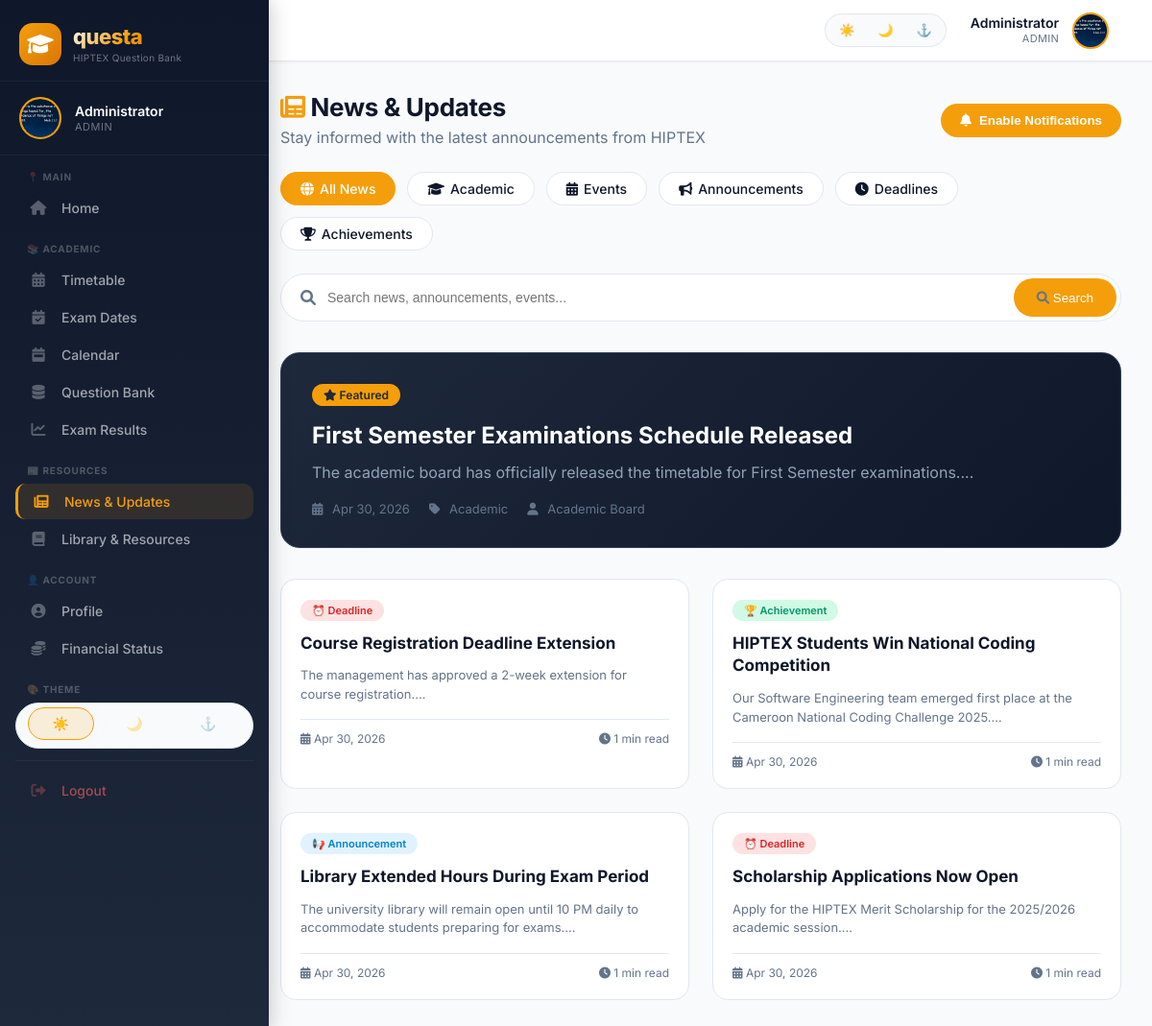
The app's page /news.php (signed in) with its own data.
### tables this page shows
CREATE TABLE `users` (
  `id` int(11) NOT NULL,
  `name` varchar(100) NOT NULL,
  `email` varchar(100) NOT NULL,
  `password` varchar(255) NOT NULL,
  `role` enum('admin','lecturer','student') DEFAULT 'student',
  `matricule` varchar(50) DEFAULT NULL,
  `department_id` int(11) DEFAULT NULL,
  `avatar` varchar(255) DEFAULT NULL,
  `created_at` datetime DEFAULT current_timestamp()
);

CREATE TABLE `news` (
  `id` int(11) NOT NULL,
  `title` varchar(255) NOT NULL,
  `content` text NOT NULL,
  `excerpt` varchar(500) DEFAULT NULL,
  `category` enum('academic','event','announcement','deadline','achievement') DEFAULT 'announcement',
  `featured` tinyint(4) DEFAULT 0,
  `author_name` varchar(100) DEFAULT NULL,
  `view_count` int(11) DEFAULT 0,
  `created_at` timestamp NOT NULL DEFAULT current_timestamp()
);

### includes/config.php (called while the page is built, shortened)
<?php
function getCurrentUser($pdo) {
    try {
        $stmt = $pdo->prepare("SELECT * FROM users WHERE id = ?");
        $stmt->execute([$_SESSION['user_id']]);
        return $stmt->fetch();
    } catch (PDOException $e) {
        return null;
    }
}

### news.php (the view, shortened to what this page needs)
<?php
require_once 'includes/config.php';
$category = isset($_GET['category']) ? $_GET['category'] : 'all';
$search = isset($_GET['search']) ? trim($_GET['search']) : '';
$query = "SELECT * FROM news WHERE 1=1";
$params = [];
$query .= " ORDER BY featured DESC, created_at DESC";
$stmt = $pdo->prepare($query);
$stmt->execute($params);
$allNews = $stmt->fetchAll();
$featuredNews = [];
$regularNews = [];
foreach ($allNews as $news) {
    if ($news['featured'] == 1) {
        $featuredNews[] = $news;
    } else {
        $regularNews[] = $news;
    }
}
include 'includes/header.php';
include 'includes/sidebar.php';
?>
<div class="main-content">
    <div class="page-header">
        <div class="page-header-left">
            <h1><i class="fas fa-newspaper" style="color: #f59e0b;"></i> News & Updates</h1>
            <p>Stay informed with the latest announcements from HIPTEX</p>
        </div>
        <button class="notif-btn" id="enableNewsNotifications">
            <i class="fas fa-bell"></i> Enable Notifications
        </button>
    </div>
    <div class="category-filters">
        <a href="?category=all" class="filter-btn <?php echo $category == 'all' ? 'active' : ''; ?>">
            <i class="fas fa-globe"></i> All News
        </a>
        <a href="?category=academic" class="filter-btn <?php echo $category == 'academic' ? 'active' : ''; ?>">
            <i class="fas fa-graduation-cap"></i> Academic
        </a>
        <a href="?category=event" class="filter-btn <?php echo $category == 'event' ? 'active' : ''; ?>">
            <i class="fas fa-calendar-alt"></i> Events
        </a>
        <a href="?category=announcement" class="filter-btn <?php echo $category == 'announcement' ? 'active' : ''; ?>">
            <i class="fas fa-bullhorn"></i> Announcements
        </a>
        <a href="?category=deadline" class="filter-btn <?php echo $category == 'deadline' ? 'active' : ''; ?>">
            <i class="fas fa-clock"></i> Deadlines
        </a>
        <a href="?category=achievement" class="filter-btn <?php echo $category == 'achievement' ? 'active' : ''; ?>">
            <i class="fas fa-trophy"></i> Achievements
        </a>
    </div>
    <div class="search-bar">
        <i class="fas fa-search"></i>
        <form method="GET" action="">
            <input type="text" name="search" placeholder="Search news, announcements, events..." value="<?php echo htmlspecialchars($search); ?>">
            <button type="submit"><i class="fas fa-search"></i> Search</button>
        </form>
    </div>
    <?php if (count($allNews) == 0): ?>
        <div class="empty-state">
            <i class="fas fa-newspaper"></i>
            <h3>No news found</h3>
            <p>Try adjusting your search or filter</p>
        </div>
    <?php else: ?>
    <?php if (!empty($featuredNews) && $category == 'all' && !$search): ?>
        <?php $featured = $featuredNews[0]; ?>
        <div class="featured-news" onclick="openNewsModal(<?php echo $featured['id']; ?>)">
            <div class="featured-badge"><i class="fas fa-star"></i> Featured</div>
            <h2><?php echo htmlspecialchars($featured['title']); ?></h2>
            <p><?php echo htmlspecialchars($featured['excerpt'] ?: substr($featured['content'], 0, 150)); ?>...</p>
            <div class="featured-meta">
                <span><i class="fas fa-calendar-alt"></i> <?php echo date('M d, Y', strtotime($featured['created_at'])); ?></span>
                <span><i class="fas fa-tag"></i> <?php echo ucfirst($featured['category']); ?></span>
                <span><i class="fas fa-user"></i> <?php echo htmlspecialchars($featured['author_name']); ?></span>
            </div>
        </div>
    <?php endif; ?>
    <div class="news-grid">
        <?php foreach ($regularNews as $news): ?>
            <div class="news-card" onclick="openNewsModal(<?php echo $news['id']; ?>)">
                <div class="news-category category-<?php echo $news['category']; ?>">
                    <?php
                    $catIcons = [
                        'academic' => '📚',
                        'event' => '🎉',
                        'announcement' => '📢',
                        'deadline' => '⏰',
                        'achievement' => '🏆'
                    ];
                    echo $catIcons[$news['category']] . ' ' . ucfirst($news['category']);
                    ?>
                </div>
                <h3><?php echo htmlspecialchars($news['title']); ?></h3>
                <p class="news-excerpt"><?php echo htmlspecialchars($news['excerpt'] ?: substr($news['content'], 0, 100)); ?>...</p>
                <div class="news-meta">
                    <span class="date"><i class="fas fa-calendar-alt"></i> <?php echo date('M d, Y', strtotime($news['created_at'])); ?></span>
                    <span class="read-time"><i class="fas fa-clock"></i> <?php echo ceil(strlen($news['content']) / 1000); ?> min read</span>
                </div>
            </div>
        <?php endforeach; ?>
    </div>
    <?php endif; ?>
</div>
<?php include 'includes/footer.php'; ?>

### includes/header.php (shortened to what this page needs)
<?php
$currentUser = getCurrentUser($pdo);
?>
<!DOCTYPE html>
<html lang="en">
<head>
    <link rel="stylesheet" href="https://cdnjs.cloudflare.com/ajax/libs/font-awesome/6.0.0-beta3/css/all.min.css">
    <link rel="stylesheet" href="assets/css/styles.css">
</head>
<body>
<div class="top-header">
    <div class="top-header-left">
        <div class="top-header-title">
            Questa <span>HIPTEX</span>
        </div>
    </div>
    <div class="top-header-right">
        <div class="header-theme-switcher">
            <button class="header-theme-btn" data-theme="light" onclick="setTheme('light')" title="Light Theme">☀️</button>
            <button class="header-theme-btn" data-theme="dark" onclick="setTheme('dark')" title="Dark Theme">🌙</button>
            <button class="header-theme-btn" data-theme="navy" onclick="setTheme('navy')" title="Navy Theme">⚓</button>
        </div>
        <a href="profile.php" class="header-user">
            <div class="header-user-info">
                <div class="header-user-name" id="headerUserName">
                    <?php echo htmlspecialchars($currentUser['name'] ?? 'User'); ?>
                </div>
                <div class="header-user-role" id="headerUserRole">
                    <?php echo ucfirst($currentUser['role'] ?? 'student'); ?>
                </div>
            </div>
            <div class="header-avatar" id="headerAvatar">
                <?php
                if (!empty($currentUser['avatar']) && file_exists($currentUser['avatar'])) {
                    echo '<img src="' . $currentUser['avatar'] . '" style="width:100%;height:100%;border-radius:50%;object-fit:cover;">';
                } else {
                    $initials = strtoupper(substr($currentUser['name'] ?? 'U', 0, 1));
                    echo $initials;
                }
                ?>
            </div>
        </a>
    </div>
</div>

### includes/sidebar.php (shortened to what this page needs)
<?php
$currentUser = getCurrentUser($pdo);
$currentPage = basename($_SERVER['PHP_SELF']);
?>
<div class="sidebar" id="sidebar">
    <div class="sidebar-overlay-content">
        <div class="sidebar-header">
            <div class="sidebar-logo">
                <div class="sidebar-logo-icon">
                    <i class="fas fa-graduation-cap"></i>
                </div>
                <div class="sidebar-logo-text">
                    <h2>questa</h2>
                    <p>HIPTEX Question Bank</p>
                </div>
            </div>
        </div>
        <div class="sidebar-profile">
            <div class="sidebar-avatar" id="sidebarAvatar">
                <?php
                if (!empty($currentUser['avatar']) && file_exists($currentUser['avatar'])) {
                    echo '<img src="' . $currentUser['avatar'] . '" alt="Profile" style="width:100%;height:100%;border-radius:50%;object-fit:cover;">';
                } else {
                    $initials = strtoupper(substr($currentUser['name'] ?? 'U', 0, 1));
                    echo $initials;
                }
                ?>
            </div>
            <div class="sidebar-profile-info">
                <span class="sidebar-profile-name" id="sidebarProfileName"><?php echo htmlspecialchars($currentUser['name'] ?? 'User'); ?></span>
                <span class="sidebar-profile-role" id="sidebarProfileRole"><?php echo ucfirst($currentUser['role'] ?? 'student'); ?></span>
            </div>
        </div>
        <div class="nav-menu">
            <div class="nav-section">📍 Main</div>
            <a href="dashboard.php" class="nav-item <?php echo $currentPage == 'dashboard.php' ? 'active' : ''; ?>">
                <i class="fas fa-home"></i> Home
            </a>
            <div class="nav-section">📚 Academic</div>
            <a href="timetable.php" class="nav-item <?php echo $currentPage == 'timetable.php' ? 'active' : ''; ?>">
                <i class="fas fa-calendar-alt"></i> Timetable
            </a>
            <a href="exam-dates.php" class="nav-item <?php echo $currentPage == 'exam-dates.php' ? 'active' : ''; ?>">
                <i class="fas fa-calendar-check"></i> Exam Dates
            </a>
            <a href="calendar.php" class="nav-item <?php echo $currentPage == 'calendar.php' ? 'active' : ''; ?>">
                <i class="fas fa-calendar-week"></i> Calendar
            </a>
            <a href="question-bank.php" class="nav-item <?php echo $currentPage == 'question-bank.php' ? 'active' : ''; ?>">
                <i class="fas fa-database"></i> Question Bank
            </a>
            <a href="exam-results.php" class="nav-item <?php echo $currentPage == 'exam-results.php' ? 'active' : ''; ?>">
                <i class="fas fa-chart-line"></i> Exam Results
            </a>
            <div class="nav-section">📰 Resources</div>
            <a href="news.php" class="nav-item <?php echo $currentPage == 'news.php' ? 'active' : ''; ?>">
                <i class="fas fa-newspaper"></i> News &amp; Updates
            </a>
            <a href="library.php" class="nav-item <?php echo $currentPage == 'library.php' ? 'active' : ''; ?>">
                <i class="fas fa-book"></i> Library &amp; Resources
            </a>
            <div class="nav-section">👤 Account</div>
            <a href="profile.php" class="nav-item <?php echo $currentPage == 'profile.php' ? 'active' : ''; ?>">
                <i class="fas fa-user-circle"></i> Profile
            </a>
            <a href="financial-status.php" class="nav-item <?php echo $currentPage == 'financial-status.php' ? 'active' : ''; ?>">
                <i class="fas fa-coins"></i> Financial Status
            </a>
            <div class="nav-section">🎨 Theme</div>
            <div class="theme-switcher">
                <button class="theme-btn active" data-theme="light" onclick="setTheme('light')" title="Light Theme">☀️</button>
                <button class="theme-btn" data-theme="dark" onclick="setTheme('dark')" title="Dark Theme">🌙</button>
                <button class="theme-btn" data-theme="navy" onclick="setTheme('navy')" title="Navy Theme">⚓</button>
            </div>
            <div class="logout-item">
                <a href="logout.php" class="nav-item logout">
                    <i class="fas fa-sign-out-alt"></i> Logout
                </a>
            </div>
        </div>
    </div>
</div>

### assets/css/styles.css (style rules this page uses)
* { margin: 0; padding: 0; box-sizing: border-box; }
body { font-family: 'Inter', -apple-system, BlinkMacSystemFont, 'Segoe UI', Roboto, sans-serif; background: #f8fafc; min-height: 100vh; display: flex; flex-direction: column; }
:root { --bg-primary: #f8fafc; --bg-secondary: #ffffff; --text-primary: #0f172a; --text-secondary: #475569; --text-muted: #64748b; --border-color: #e2e8f0; --card-shadow: 0 1px 3px rgba(0,0,0,0.05), 0 10px 15px -3px rgba(0,0,0,0.03); --accent: #3b82f6; --accent-hover: #2563eb; --danger: #ef4444; --success: #10b981; --warning: #f59e0b; }
[data-theme="dark"] { --bg-primary: #0f172a; --bg-secondary: #1e293b; --text-primary: #f1f5f9; --text-secondary: #cbd5e1; --text-muted: #94a3b8; --border-color: #334155; --card-shadow: 0 1px 3px rgba(0,0,0,0.3); }
[data-theme="navy"] { --bg-primary: #eef2ff; --bg-secondary: #ffffff; --text-primary: #1e3a8a; --text-secondary: #1e40af; --text-muted: #3b82f6; --border-color: #c7d2fe; --accent: #4f46e5; }
h1 { font-size: 28px; font-weight: 700; color: var(--text-primary); letter-spacing: -0.3px; }
h2 { font-size: 24px; font-weight: 700; color: var(--text-primary); }
h3 { font-size: 20px; font-weight: 600; color: var(--text-primary); }
p { color: var(--text-secondary); line-height: 1.5; }
.theme-switcher { display: flex; gap: 8px; background: var(--bg-primary); padding: 4px; border-radius: 30px; border: 1px solid var(--border-color); }
.theme-btn { padding: 6px 12px; border: none; border-radius: 30px; cursor: pointer; font-size: 12px; font-weight: 500; background: transparent; color: var(--text-secondary); transition: all 0.2s; }
.theme-btn.active { background: var(--accent); color: white; }
.sidebar { width: 260px; background: #0f172a; position: fixed; left: 0; top: 70px; bottom: 0; overflow-y: auto; transition: transform 0.3s ease; z-index: 90; }
.nav-item { display: flex; align-items: center; gap: 12px; padding: 12px 16px; margin-bottom: 4px; border-radius: 12px; color: #94a3b8; text-decoration: none; font-size: 14px; font-weight: 500; transition: all 0.2s; }
.nav-item i { width: 20px; font-size: 16px; }
.nav-item.active { background: rgba(59,130,246,0.2); color: white; }
.logout-item { margin-top: 40px; border-top: 1px solid #334155; padding-top: 20px; }
.logout-item .nav-item { color: #ef4444; }
.main-content { margin-left: 260px; padding: 32px; min-height: calc(100vh - 70px); background: var(--bg-primary); }

### includes/header.php (style rules this page uses)
.top-header { background: var(--bg-secondary); padding: 12px 32px; display: flex; justify-content: space-between; align-items: center; box-shadow: 0 1px 3px rgba(0, 0, 0, 0.05); position: sticky; top: 0; z-index: 50; border-bottom: 1px solid var(--border-color); height: 64px; }
.top-header-left { display: flex; align-items: center; gap: 16px; }
.top-header-title { font-size: 18px; font-weight: 700; color: var(--text-primary); }
.top-header-title span { color: #f59e0b; }
.top-header-right { display: flex; align-items: center; gap: 20px; }
.header-theme-switcher { display: flex; gap: 4px; background: var(--bg-primary); padding: 4px; border-radius: 30px; border: 1px solid var(--border-color); }
.header-theme-btn { padding: 5px 10px; border: none; border-radius: 30px; cursor: pointer; font-size: 13px; background: transparent; color: var(--text-muted); transition: all 0.2s; }
.header-user { display: flex; align-items: center; gap: 14px; cursor: pointer; padding: 4px 12px 4px 4px; border-radius: 40px; transition: background 0.2s; text-decoration: none; border: 1px solid transparent; }
.header-user-info { text-align: right; line-height: 1.3; }
.header-user-name { font-weight: 600; font-size: 14px; color: var(--text-primary); }
.header-user-role { font-size: 11px; color: var(--text-muted); text-transform: uppercase; letter-spacing: 0.3px; }
.header-avatar { width: 38px; height: 38px; border-radius: 50%; display: flex; align-items: center; justify-content: center; color: white; font-weight: 700; font-size: 16px; background: linear-gradient(135deg, #f59e0b, #d97706); flex-shrink: 0; background-size: cover; background-position: center; border: 2px solid #f59e0b; }

### records on screen
users: name "Administrator", role "ADMIN", avatar (picture)
news: title "First Semester Examinations Schedule Released", excerpt "The academic board has officially released the timetable for First Semester examinations.", created_at "Apr 30, 2026", category "Academic", author_name "Academic Board"
news: category "⏰", category "Deadline", title "Course Registration Deadline Extension", excerpt "The management has approved a 2-week extension for course registration.", created_at "Apr 30, 2026", ceil(strlen($news['content'])/1000) "1"
news: category "🏆", category "Achievement", title "HIPTEX Students Win National Coding Competition", excerpt "Our Software Engineering team emerged first place at the Cameroon National Coding Challenge 2025.", created_at "Apr 30, 2026", ceil(strlen($news['content'])/1000) "1"
news: category "📢", category "Announcement", title "Library Extended Hours During Exam Period", excerpt "The university library will remain open until 10 PM daily to accommodate students preparing for exams.", created_at "Apr 30, 2026", ceil(strlen($news['content'])/1000) "1"
news: category "⏰", category "Deadline", title "Scholarship Applications Now Open", excerpt "Apply for the HIPTEX Merit Scholarship for the 2025/2026 academic session.", created_at "Apr 30, 2026", ceil(strlen($news['content'])/1000) "1"
